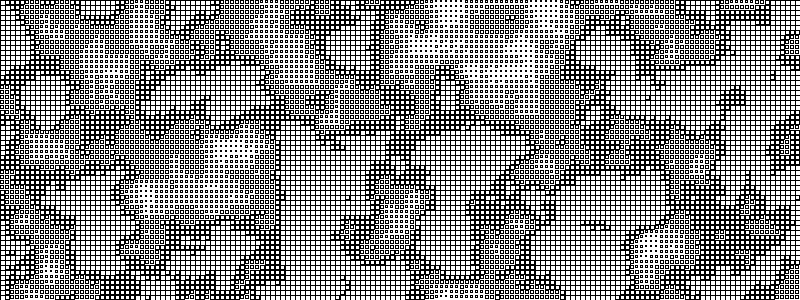
Frame 1 (no input)
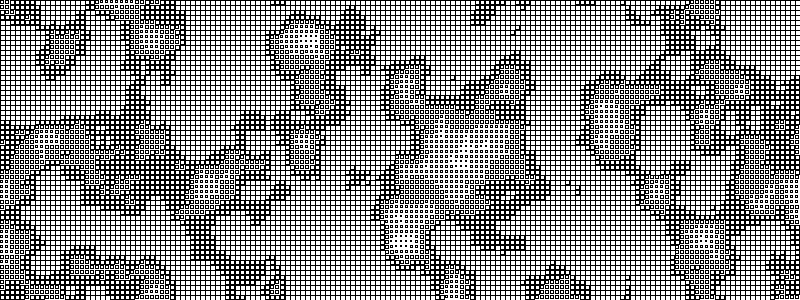
Frame 60 (the mouse pressed at the canvas centre just before this capture)
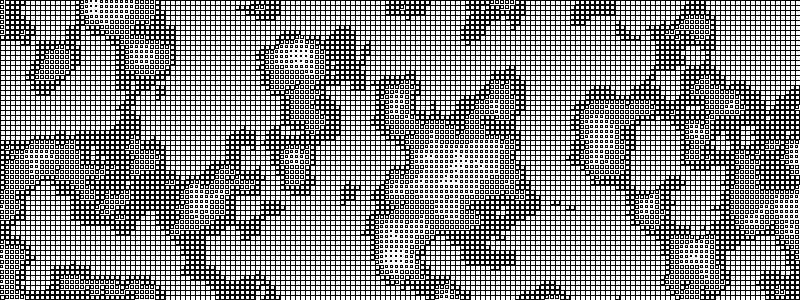
Frame 120 (the mouse held since frame 60 and released just before this capture)

The Processing sketch that drew these frames (run headless with seeded random() and noise(); from frame 60 on, the mouse is pressed at the canvas centre):

// Processing sketch: twoDimPerlin_Animated
// ── twoDimPerlin_Animated.pde
//Visualization of 2D Perlin noise - Animated
//change the drawPoint method to drawPoint[2/3] to change the vizsulation method.

//This is based on code "Generative Art; A practical guide using processing" by matt pearson
//http://zenbullets.com/book.php

//Author Ian Hunt-Isaak
//ianhi.github.io
//ianhuntisaak [atNOSPAM] gmail.com

float xStart,xNoise,yStart,yNoise;
float xStartNoise, yStartNoise;
void setup(){
  size(800,300);
  smooth();
  background(255);
  xStart = 0;
  yStart = 1000;
  xStartNoise=10000;
  yStartNoise=100000;
  frameRate(30);
  

}
void draw(){
  background(255);
  for (int y=0;y<height;y+=5){
    yNoise+=.1;
    xNoise=xStart;
    for (int x =0;x<=width;x+=5){
      xNoise+=.1;
      drawPoint(x,y,noise(xNoise,yNoise));
    }
  }
  float stepSize=.05;
  xStart+=map(noise(xStartNoise),0,1,-stepSize,stepSize);
  yStart+=map(noise(yStartNoise),0,1,-stepSize,stepSize);
  
  xStartNoise+=.01;
  yStartNoise+=.01;
  
  xNoise=xStart;
  yNoise=yStart;
}
void drawPoint(float x,float y,float noiseFactor){
  float len = 10*noiseFactor;
  rect(x,y,len,len);
}
void drawPoint2(float x, float y, float noiseFactor) {
  pushMatrix();
  translate(x,y);
  rotate(noiseFactor * radians(360));
  stroke(0, 150);
  line(0,0,20,0);
  popMatrix();
}
void drawPoint3(float x, float y, float noiseFactor) {
  pushMatrix();
  translate(x,y);
  rotate(noiseFactor * radians(540));
  float edgeSize = noiseFactor * 35;
  float grey = 150 + (noiseFactor * 120);
  float alph = 150 + (noiseFactor * 120);
  noStroke();
  fill(grey, alph);
  ellipse(0,0, edgeSize, edgeSize/2);
  popMatrix();
}
